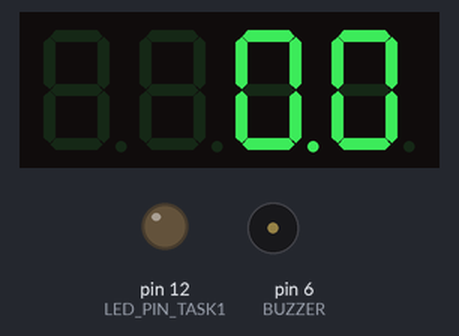
Recording of a sketch running on a simulated Arduino Leonardo, built for the host (arithmetic inside an expression is 32-bit, double 64-bit). Parts: 4-digit seven-segment display, output pins drawn as LEDs (lit = HIGH), buzzer (waves = sounding, pin HIGH).

Above: at 7.8 s.
At 9.4 s:
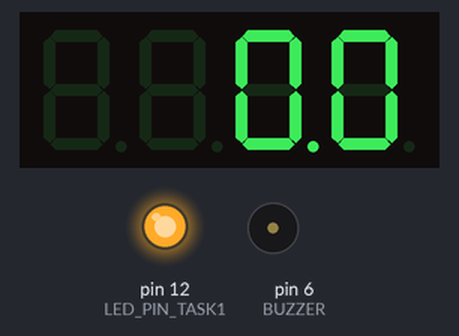
At 10.8 s:
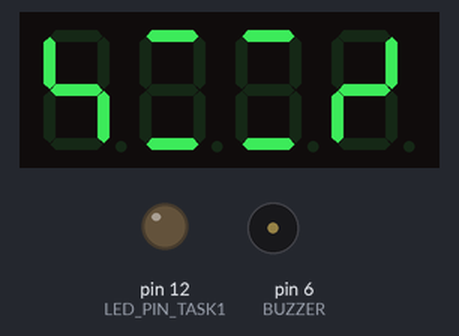
At 11.87 s:
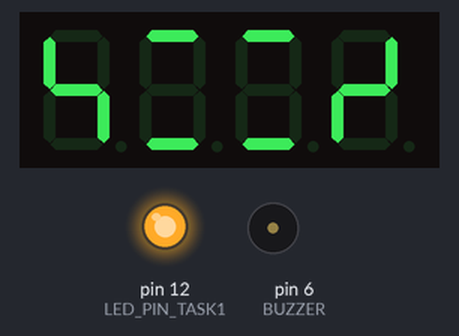
Timing chart, 0 to 40.0 s (numbered marks = the images above):
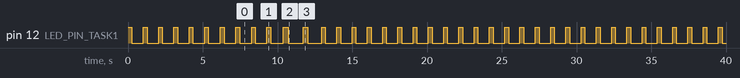

Measured:
- by itself, pin 12 (LED_PIN_TASK1): LOW → HIGH at 0.00 s, → LOW 0.26 s later, → HIGH 0.77 s later, → LOW 0.26 s later, … (78 changes in this stretch)
- what the display in image 0 shows lasts 2.3 s, from 7.7 s to 10.0 s

The sketch:

demo6_DDS_T5.ino
```cpp
/*
This code demonstrates an DDS Scheduler
for Task 1 (flashing external LED), Task 2 (playing Mario theme song), and Task 3 (count up every 100ms)
It demonstrates the following behavior:
  - Task 1 runs all the time.
  - Task 2 runs at the start but stops after playing the theme 2 times.
  - After Task 2, start a count-down (on the 7-segment display) for 3 seconds and then restarts task 2 (original definition above) for one final time.
  - Display a “smile” for 2 seconds (See Appendix B) (code this as a new task to be controlled by Task 5). The 2 second interval begins after completion of part 5c.
  - Stop all tasks, except “a) Task 1” in this list.
*/

#include "SevSeg.h" //(Copyright 2020 Dean Reading)
SevSeg sevseg; //Instantiate a seven segment controller object

#define LED_PIN_TASK1 12
#define BUZZER 6

#define prescaler 8

#define E 659 //Hz
#define C 523 //Hz
#define G 784 //Hz
#define g 392 //Hz
#define R 0   //Rest, play no sound

int melody[] = {R, E, R, E, R, R, E, R, R, C, R, E, R, R, G, R, R, R, R, R, g, R};

// Task states definitions, representing the lifecycle of a task.
#define STATE_RUNNING 0 // Task is currently running.
#define STATE_READY 1 // Task is ready to run.
#define STATE_SLEEP 2 // Task is waiting for its sleep time to expire before it can run again.
#define STATE_DEAD 3 // Task has completed its function or has been terminated.

#define N_MAX_TASKS 10 // Maximum number of tasks that can be managed by the system.

int task_delays[] = {1000, 1000, 1, 1, 1}; // Array defining delays for tasks in milliseconds. Adjust these values to change the blinking rate.

// Variables to control Task 2
int counter = 0;
unsigned long temp = 0;
unsigned long start = 0;
int deciSeconds = 30;
int task2_counter = 0;
unsigned long smilie_timer = 0;
uint8_t smile[4] = {0x64, 0x09, 0x09, 0x52};

// Structure defining a Task Control Block (TCB), which holds information about each task.
typedef struct TCBstruct {
  int taskID; // Unique identifier for the task within the task list.
  char taskName[20]; // Descriptive name for the task. Useful for debugging and readability.
  int numCalls; // Counts how many times the task has been called. Useful for monitoring task activity.
  unsigned short int state; // Current state of the task (e.g., READY, SLEEP, DEAD).
  void (*functionptr)(); // Pointer to the function that the task needs to execute.
  unsigned int sleeptime; // Time in milliseconds the task needs to wait before next execution.
} task;

task tasklist[N_MAX_TASKS]; // Array to hold tasks. Acts as the Task Control Block (TCB) registry.
int deadlist[N_MAX_TASKS]; // Array to keep track of tasks that have been terminated.
int time_count; // Counter used to simulate time passing.
int quit_flag; // A flag indicating whether a task has requested to terminate itself.

void setup() {
  Serial.begin(9600);
  byte numDigits = 4;
  byte digitPins[] = {22, 23, 24, 25};
  byte segmentPins[] = {26, 27, 28, 29, 30, 31, 32, 33};
  bool resistorsOnSegments = false; // 'false' means resistors are on digit pins
  byte hardwareConfig = COMMON_CATHODE; // See README.md for options
  bool updateWithDelays = false; // Default 'false' is Recommended
  bool leadingZeros = false; // Use 'true' if you'd like to keep the leading zeros
  bool disableDecPoint = false; // Use 'true' if your decimal point doesn't exist or isn't connected

  sevseg.begin(hardwareConfig, numDigits, digitPins, segmentPins, resistorsOnSegments,
  updateWithDelays, leadingZeros, disableDecPoint);
  sevseg.setBrightness(90);

  Serial.begin(9600);
  // Initializes digital pins connected to LEDs as outputs. Sets the initial state of LEDs to OFF for safety.
  pinMode(LED_PIN_TASK1, OUTPUT);
  // Initialize passive buzzer
  pinMode(BUZZER, OUTPUT);

  // Setup timer
  TCCR4B = 0;
  TCCR4A = 0;
  TCCR4B |= (1 << WGM42) | (1 << CS41);    // set to CTC mode and prescaler 8
  TCCR4A |= (1 << COM4A0);                // toggle (buzzer) pin when TIMER4_ON_BIT reaches MAX

  time_count = 0; // Reset time counter.
  quit_flag = 0; // Ensure quit flag is reset at start.

  // Initialize the task list with tasks for toggling LEDs. Each task is assigned a function, initial state, and sleep time.
  // The pattern is to have one task for turning an LED on and another for turning it off, creating a blinking effect.

  // initTask(1, "LED1_off", &task1_off, STATE_SLEEP, 250); // LED2 blinks with a period of 500 ms (250 ms on, 250 ms off).
  initTask(0, "Play_T1_on", &task1_on, STATE_READY, 0);
  initTask(1, "Play_T1_off", &task1_off, STATE_SLEEP, 250);
  initTask(2, "Play_T2", &task2, STATE_READY, 0);
  initTask(3, "Play_COUNTDOWN", &task3, STATE_DEAD, 0);
  initTask(4, "Play_smile", &task5_1, STATE_DEAD, 0);
}

void loop() {
  // Main loop iterates over the tasklist, executing tasks based on their state and sleep time.
  for (int i = 0; tasklist[i].functionptr != NULL; i++) {
    // Check if task is ready and sleep time has elapsed.
    if (tasklist[i].state == STATE_READY && tasklist[i].sleeptime == 0) {
      tasklist[i].functionptr(); // Execute the task's function.
      tasklist[i].numCalls++; // Increment the call count for monitoring.
      tasklist[i].state = STATE_SLEEP; // Set task to sleep state.
      tasklist[i].sleeptime = task_delays[i % 5]; // Assign sleep time from the predefined delays array.
    } else if (tasklist[i].state == STATE_SLEEP) {
      // If task is sleeping, decrement its sleep time.
      tasklist[i].sleeptime--;
      if (tasklist[i].sleeptime <= 0) {
        // Once sleep time is up, set task state to ready for next execution.
        tasklist[i].state = STATE_READY;
      }
    }

    if (task2_counter == 2) {
      tasklist[2].state = STATE_DEAD;
      task_start(3);
    }
    else if (task2_counter == 3) {
      task_start(2);
      smilie_timer = time_count;
    }
    else if ((task2_counter == 4) && time_count - smilie_timer <= 2000) {
      tasklist[2].state = STATE_DEAD;
      task5_1();
    }
    // Handle task self-termination logic.
    if (quit_flag != 0) {
      tasklist[i].state = STATE_DEAD;
      deadlist[i] = tasklist[i].taskID;
      quit_flag = 0; // Reset quit flag after handling.
    }
  }
  increment(); // Increment the simulated time counter.
}

// Increment function simulates time passing.
void increment() {
  delay(1); // Simulates a 1 ms time step.
  if (time_count < 30000) { // Simulate for a specific duration (30 seconds in this example).
    time_count++;
  } else {
    time_count = 0; // Reset time counter to loop the simulation.
  }
}

// smilie
void task5_1() {
  if (time_count - smilie_timer == 2000) {
    sevseg.blank();
    tasklist[4].state = STATE_DEAD;
  } else {
    sevseg.setSegments(smile);
  }
  sevseg.refreshDisplay(); // Must run repeatedly
}

void task3() {
  static unsigned long timer = time_count;
  if (time_count - timer >= 100) {
    timer += 100;
    if (deciSeconds > 0) {
      deciSeconds--;
      sevseg.setNumber(deciSeconds, 1);
    } else {
      task2_counter++;
      task_self_quit();
    }
  }

  sevseg.refreshDisplay(); // Must run repeatedly

}

// Play song for 2.1 seconds, rest for 6.1 seconds, repeat
void task2() {
  // Play the song
  if (counter < (sizeof(melody) / sizeof(melody[0]))) {
    task2_2(melody[counter]);
  }
  // Else, SLEEP for 4 sec, reset counter and timestamp
  else {
    counter = 0;
    start = time_count;
    deciSeconds = 30;
    task2_counter++;
  }

}

// Play each note in the array. Will result in playing the whole song
void task2_2(int freq) {
  if (time_count - temp > 100) {
    counter++;
    temp = time_count;
  } else {
    task2_1(melody[counter]);
  }
}

// Play a tone given a frequency
void task2_1(int freq) {
  if (freq == 0) {
    OCR4A = 0;
  } else {
    OCR4A = F_CPU / (2 * prescaler * freq);
  }
}

// Task functions to control LEDs.
void task1_on() {
  digitalWrite(LED_PIN_TASK1, HIGH);
}

void task1_off() {
  digitalWrite(LED_PIN_TASK1, LOW);
}

// Utility function to initialize tasks.
void initTask(int id, const char* name, void (*func)(), unsigned short int initialState, unsigned int initialSleep) {
  tasklist[id].taskID = id;
  strncpy(tasklist[id].taskName, name, sizeof(tasklist[id].taskName) - 1); // Ensure name is null-terminated.
  tasklist[id].functionptr = func;
  tasklist[id].state = initialState;
  tasklist[id].sleeptime = initialSleep;
  tasklist[id].numCalls = 0;
}

// Function to terminate a task from within itself.
void task_self_quit() {
  quit_flag = 1; // Set quit flag to indicate a task wishes to terminate.
}

// Function to restart a terminated task.
void task_start(int taskID) {
  if (deadlist[taskID] != -1) { // Check if task is in the deadlist.
    deadlist[taskID] = -1; // Remove task from deadlist.
    initTask(taskID, tasklist[taskID].taskName, tasklist[taskID].functionptr, STATE_READY, 0); // Reinitialize the task.
  }
}
```
